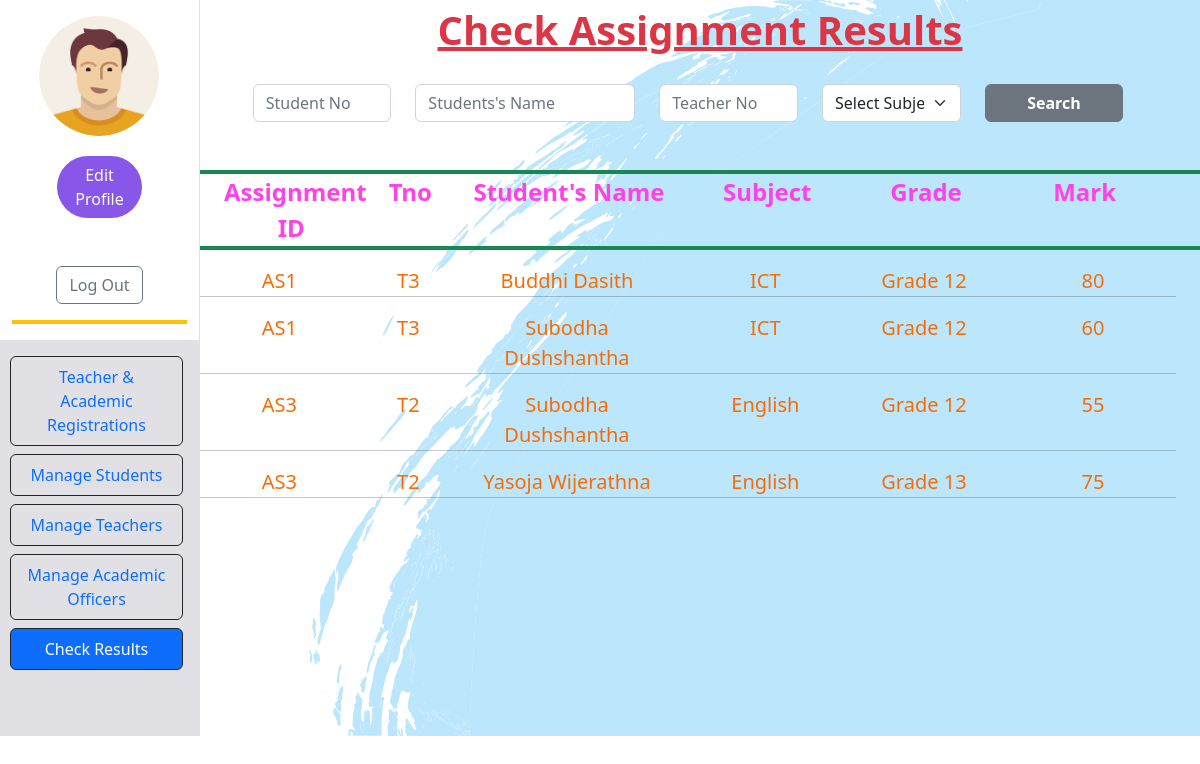
/LMS/checkResults.php (signed in), run on the app's committed database.
### tables this page shows
CREATE TABLE IF NOT EXISTS `admin_profile` (
  `id` int NOT NULL AUTO_INCREMENT,
  `admin_email` varchar(45) NOT NULL,
  `line1` varchar(45) DEFAULT NULL,
  `line2` varchar(45) DEFAULT NULL,
  `city_id` int NOT NULL,
  `img_path` text,
  PRIMARY KEY (`id`),
  KEY `fk_admin_profile_admin1_idx` (`admin_email`),
  KEY `fk_admin_profile_city1_idx` (`city_id`),
  CONSTRAINT `fk_admin_profile_admin1` FOREIGN KEY (`admin_email`) REFERENCES `admin` (`email`),
  CONSTRAINT `fk_admin_profile_city1` FOREIGN KEY (`city_id`) REFERENCES `city` (`id`)
);

CREATE TABLE IF NOT EXISTS `academic_has_asgn` (
  `student_Sno` varchar(15) NOT NULL,
  `teacher_Tno` varchar(15) NOT NULL,
  `assignmemt_id` varchar(15) NOT NULL,
  `academic_Ano` varchar(45) NOT NULL,
  `marks` varchar(45) DEFAULT NULL,
  `marks_status_id` int NOT NULL,
  PRIMARY KEY (`student_Sno`,`teacher_Tno`,`assignmemt_id`,`academic_Ano`),
  KEY `fk_student_has_teacher_asgn_has_academic_officer_academic_o_idx` (`academic_Ano`),
  KEY `fk_student_has_teacher_asgn_has_academic_officer_student_ha_idx` (`student_Sno`,`teacher_Tno`,`assignmemt_id`),
  KEY `fk_academic_has_asgn_marks_status1_idx` (`marks_status_id`),
  CONSTRAINT `fk_academic_has_asgn_marks_status1` FOREIGN KEY (`marks_status_id`) REFERENCES `marks_status` (`id`),
  CONSTRAINT `fk_student_has_teacher_asgn_has_academic_officer_academic_off1` FOREIGN KEY (`academic_Ano`) REFERENCES `academic_officer` (`Ano`),
  CONSTRAINT `fk_student_has_teacher_asgn_has_academic_officer_student_has_1` FOREIGN KEY (`student_Sno`, `teacher_Tno`, `assignmemt_id`) REFERENCES `student_has_teacher_asgn` (`student_Sno`, `teacher_Tno`, `assignmemt_id`)
);

CREATE TABLE IF NOT EXISTS `teacher` (
  `Tno` varchar(15) NOT NULL,
  `firstName` varchar(45) DEFAULT NULL,
  `lastName` varchar(45) DEFAULT NULL,
  `grade_id` int NOT NULL,
  `subject_id` int NOT NULL,
  `gender_id` int NOT NULL,
  `status_id` int NOT NULL,
  `email` varchar(45) DEFAULT NULL,
  `password` varchar(45) DEFAULT NULL,
  `otp` varchar(45) DEFAULT NULL,
  PRIMARY KEY (`Tno`),
  UNIQUE KEY `email_UNIQUE` (`email`),
  KEY `fk_teacher_grade1_idx` (`grade_id`),
  KEY `fk_teacher_subject1_idx` (`subject_id`),
  KEY `fk_teacher_gender1_idx` (`gender_id`),
  KEY `fk_teacher_status1_idx` (`status_id`),
  CONSTRAINT `fk_teacher_gender1` FOREIGN KEY (`gender_id`) REFERENCES `gender` (`id`),
  CONSTRAINT `fk_teacher_grade1` FOREIGN KEY (`grade_id`) REFERENCES `grade` (`id`),
  CONSTRAINT `fk_teacher_status1` FOREIGN KEY (`status_id`) REFERENCES `status` (`id`),
  CONSTRAINT `fk_teacher_subject1` FOREIGN KEY (`subject_id`) REFERENCES `subject` (`id`)
);

CREATE TABLE IF NOT EXISTS `student` (
  `Sno` varchar(15) NOT NULL,
  `firstName` varchar(45) DEFAULT NULL,
  `lastName` varchar(45) DEFAULT NULL,
  `DOB` date DEFAULT NULL,
  `gender_id` int NOT NULL,
  `status_id` int NOT NULL,
  `email` varchar(70) DEFAULT NULL,
  `password` varchar(45) DEFAULT NULL,
  `otp` varchar(45) DEFAULT NULL,
  `registeredDate` date DEFAULT NULL,
  `grade_id` int NOT NULL,
  `mobile` varchar(10) DEFAULT NULL,
  PRIMARY KEY (`Sno`),
  UNIQUE KEY `email_UNIQUE` (`email`),
  UNIQUE KEY `mobile_UNIQUE` (`mobile`),
  KEY `fk_student_gender_idx` (`gender_id`),
  KEY `fk_student_status1_idx` (`status_id`),
  KEY `fk_student_grade1_idx` (`grade_id`),
  CONSTRAINT `fk_student_gender` FOREIGN KEY (`gender_id`) REFERENCES `gender` (`id`),
  CONSTRAINT `fk_student_grade1` FOREIGN KEY (`grade_id`) REFERENCES `grade` (`id`),
  CONSTRAINT `fk_student_status1` FOREIGN KEY (`status_id`) REFERENCES `status` (`id`)
);

CREATE TABLE IF NOT EXISTS `subject` (
  `id` int NOT NULL AUTO_INCREMENT,
  `sname` varchar(45) DEFAULT NULL,
  PRIMARY KEY (`id`)
);

CREATE TABLE IF NOT EXISTS `grade` (
  `id` int NOT NULL AUTO_INCREMENT,
  `grade` varchar(45) DEFAULT NULL,
  PRIMARY KEY (`id`)
);

### LMS/connection.php (called while the page is built, shortened)
<?php
class Database{
    public static $connection;
    public static function setUpConnection(){
        if(!isset(Database::$connection)){
            Database::$connection =new mysqli("localhost","root","colombo123","lms","3306");
        }
    }
    public static function search ($q) {
        $resultset=Database::$connection->query($q);
        return $resultset;
    }
}
?>

### LMS/checkResults.php (the view, shortened to what this page needs)
<?php
require "connection.php";
if (isset($_SESSION["admin"])) {
?>
    <!DOCTYPE html>
    <html>
    <head>
        <link rel="stylesheet" href="bootstrap.css" />
        <link rel="stylesheet" href="https://cdn.jsdelivr.net/npm/bootstrap-icons@1.9.1/font/bootstrap-icons.css">
        <link rel="stylesheet" href="style.css" />
    </head>
    <body class="main_body2  ">
        <div class="container-fluid">
            <div class="row">
                <div class="col-12 col-lg-2 container-fluid border-end">
                    <div class="row ">
                        <div class="col-12 align-items-start   ">
                            <div class="row g-1 text-center justify-content-center ">
                                <?php
                                $imgRs = Database::search("SELECT * FROM `admin_profile` WHERE `admin_email`='" . $_SESSION["admin"]["email"] . "' ");
                                $img = $imgRs->fetch_assoc();
                                ?>
                                <div class="col-10">
                                    <img src="<?php echo ($img["img_path"]) ?>" style=" width: 120px; border-radius: 90px; margin-right: 1px; " class=" mt-3 " alt="">
                                </div>
                                <div class="col-12 mt-2">
                                </div>
                                <div class="col-6">
                                    <button class="btn rounded-5 text-white" style="background-color: #8956ea;" onclick="editProfile();">Edit Profile</button>
                                </div>
                                <div class="col-12 mt-5 justify-content-center">
                                    <button class="btn btn-outline-secondary col-6" onclick="logOut();"> Log Out</button>
                                </div>
                            </div>
                            <hr class="border border-2  opacity-100 border-warning" />
                        </div>
                    </div>
                    <div class="row" style=" background-color: #E1E0E4; height:33vmax; overflow-y:hidden ;">
                        <div class="col-12 align-items-start">
                            <div class="row g-1">
                                <div class="row g-1 text-center  ">
                                    <div class="nav flex-column nav-pills me-3 mt-3" role="tablist" aria-orientation="vertical">
                                        <nav class="nav flex-column">
                                            <a class="nav-link  border border-dark" aria-current="page" href="adminPanel.php">Teacher & Academic <br>Registrations</a>
                                            <a class="nav-link border border-dark mt-2" href="studentManaging.php">Manage Students</a>
                                            <a class="nav-link border border-dark mt-2" href="teacherManaging.php">Manage Teachers</a>
                                            <a class="nav-link  border border-dark mt-2" href="academicManaging.php">Manage Academic Officers</a>
                                            <a class="nav-link active border border-dark mt-2" href="checkResults.php">Check Results</a>
                                        </nav>
                                    </div>
                                </div>
                            </div>
                        </div>
                    </div>
                </div>
                <div class="col-12 col-lg-10">
                    <div class="row ">
                        <div class="col-12 text-center">
                            <label class="form-label text-danger text-decoration-underline fw-bold fs-1">Check Assignment Results </label>
                        </div>
                        <div class="row  justify-content-center mt-3">
                            <div class="col-2">
                                <input type="text" id="sno" class="form-control" placeholder="Student No">
                            </div>
                            <div class="col-3">
                                <input type="text" id="sname" class=" form-control" placeholder="Students's Name">
                            </div>
                            <div class="col-2">
                                <input type="text" id="tno" class="form-control" placeholder="Teacher No">
                            </div>
                            <div class="col-2">
                                <select id="subject" class="form-select">
                                    <option value="0">Select Subject</option>
                                </select>
                            </div>
                            <div class="col-2">
                                <button class=" btn btn-secondary fw-bold col-12" onclick="checkResultsSearch()">Search</button>
                            </div>
                        </div>
                        <hr class=" border border-2 opacity-100 border-success mt-5 mb-0">
                        <div class="row  justify-content-center fw-bold text-center " style="font-size: x-large; color: #FF41E8;  ">
                            <div class=" row row-cols-6 text-center ">
                                <div class="col-2 ms-0">
                                    <Span>Assignment<br>ID</Span>
                                </div>
                                <div class="col-1">
                                    <span>Tno </span>
                                </div>
                                <div class="col-3 ">
                                    <span>Student's Name</span>
                                </div>
                                <div class="col">
                                    <span>Subject</span>
                                </div>
                                <div class="col text-">
                                    <span>Grade</span>
                                </div>
                                <div class="col">
                                    <span>Mark</span>
                                </div>
                            </div>
                        </div>
                        <hr class=" border border-2 opacity-100 border-success mt-0">
                        <div class="row " id="viewArea">
                            <?php
                            $resultRs = Database::search("SELECT *, `student`.`firstName` AS `fname`, `student`.`lastName` AS `lname` FROM `academic_has_asgn`
                                                       INNER JOIN `student` ON `academic_has_asgn`.`student_Sno`=`student`.`Sno`
                                                       INNER JOIN `grade` ON `student`.`grade_id`=`grade`.`id`
                                                       INNER JOIN `teacher` ON `academic_has_asgn`.`teacher_Tno`=`teacher`.`Tno`
                                                       INNER JOIN `subject` ON `teacher`.`subject_id`=`subject`.`id`    ORDER BY `grade`.`id` , `assignmemt_id` ");
                            $resultNum = $resultRs->num_rows;
                            for ($x = 0; $x < $resultNum; $x++) {
                                $result = $resultRs->fetch_assoc();
                            ?>
                                <div class=" row row-cols-6 text-center  fs-5" style="color: #F66D08;">
                                    <div class="col-2 ms-0">
                                        <Span><?php echo ($result["assignmemt_id"]) ?></Span>
                                    </div>
                                    <div class="col-1" style="margin-left: 10px;">
                                        <span><?php echo ($result["Tno"]) ?> </span>
                                    </div>
                                    <div class="col-3 ">
                                        <span><?php echo ($result["fname"]) . " " . $result["lname"] ?></span>
                                    </div>
                                    <div class="col-2">
                                        <span><?php echo ($result["sname"]) ?> </span>
                                    </div>
                                    <div class="col-2 text-">
                                        <span><?php echo ($result["grade"]) ?> </span>
                                    </div>
                                    <div class="col-1" style="margin-left: 50px;">
                                        <span><?php echo ($result["marks"]) ?> </span>
                                    </div>
                                </div>
                                <hr>
                            <?php
                            }
                            ?>
                        </div>
                    </div>
                </div>
            </div>
        </div>
    </body>
    </html>
<?php
} else {
    echo ("You are Not a valid user");
}
?>

### LMS/style.css (style rules this page uses)
.main_body2 { background-image: url("resources/images/background-body.svg"); background-size: cover; background-position: center; background-repeat: no-repeat; }

### data on the page
admin_profile: img_path (picture)
academic_has_asgn: assignmemt "AS1", teacher.Tno "T3", student.firstName "Buddhi", student.lastName "Dasith", subject.sname "ICT", grade.grade "Grade 12", marks "80"
academic_has_asgn: assignmemt "AS1", teacher.Tno "T3", student.firstName "Subodha", student.lastName "Dushshantha", subject.sname "ICT", grade.grade "Grade 12", marks "60"
academic_has_asgn: assignmemt "AS3", teacher.Tno "T2", student.firstName "Subodha", student.lastName "Dushshantha", subject.sname "English", grade.grade "Grade 12", marks "55"
academic_has_asgn: assignmemt "AS3", teacher.Tno "T2", student.firstName "Yasoja", student.lastName "Wijerathna", subject.sname "English", grade.grade "Grade 13", marks "75"
